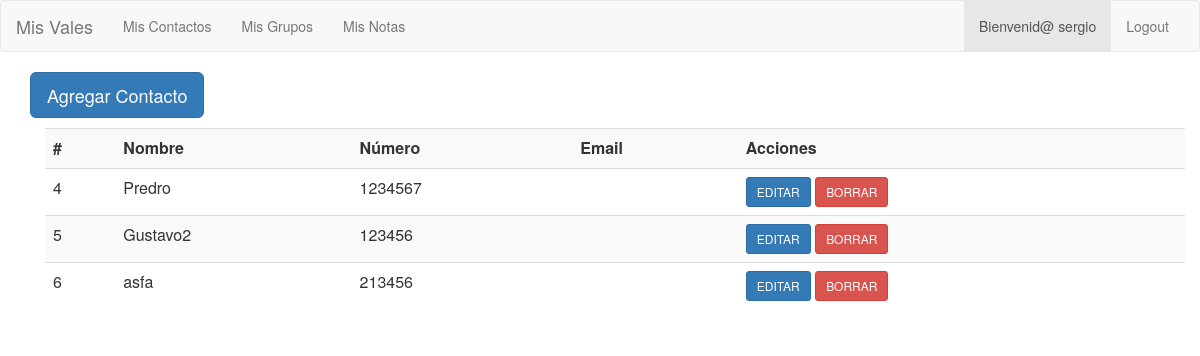
Page /contactos/ (signed in) on the committed database.
### contactos/models.py (models this page shows, shortened)
class Person(models.Model):
    name = models.CharField(max_length=120, verbose_name=u'Nombre')
    last_name = models.CharField(
        max_length=120, blank=True, null=True, verbose_name=u'Apellido'
    )
    number = models.CharField(max_length=10, verbose_name=u'Numero')
    phone_number = models.CharField(
        max_length=10, verbose_name=u'Celular', blank=True
    )
    email = models.EmailField(blank=True, null=True)
    direccion = models.CharField(max_length=200, blank=True, null=True)
    user = models.ForeignKey(User)

### contactos/views.py (the view)
@login_required
def get_contactos(request):
    user = request.user
    contactos = Person.objects.filter(user=user)
    return render(
        request,
        'contactos/contactos.html',
        {'contactos': contactos}
    )

### templates/contactos/contactos.html
{% extends 'bases/base.html' %}
{% block content %}
	<p><a class='btn btn-primary btn-lg' href="{% url 'contactos:person_new' %}">Agregar Contacto</a></p>
	<div class="container">
		<table class="table table-hover table-striped">
			<th>#</th>
			<th>Nombre</th>
			<th>Número</th>
			<th>Email</th>
			<th>Acciones</th>
		{% for contacto in contactos %}
			<tr>
				<td>{{ contacto.pk }}</td>
				<td>{{ contacto.name }} {{ contacto.last_name }}</td>
				<td>{{ contacto.number }}</td>
				<td><a href="mailto:{{ contacto.email }}">{{ contacto.email }}</a></td>
				<td>
					<a href="{% url 'contactos:person_edit' contacto.pk %}" class="btn btn-sm btn-primary">EDITAR</a>
					<a href="{% url 'contactos:person_delete' contacto.pk %}" class="btn btn-sm btn-danger">BORRAR</a>
				</td>
			</tr>
		{% endfor %}
		</table>
	</div>
{% endblock %}

### templates/bases/base.html (shortened to what this page needs)
    {% load staticfiles %}
  <link rel="stylesheet" href="{% static 'css/bootstrap.min.css' %}">
  <link rel="stylesheet" href="{% static 'css/style.css' %}">
</head>
<body>
  <nav class="navbar navbar-default">
    <div class="container-fluid">
      <div class="navbar-header">
        <a class="navbar-brand" href="/">Mis Vales</a>
      </div>
      {% if user.is_authenticated %}
        <div id="navbar" class="navbar-collapse collapse">
          <ul class="nav navbar-nav">
            <li><a href="{% url 'contactos:get_contactos' %}">Mis Contactos</a></li>
            <li><a href="{% url 'grupos:get_grupos' %}">Mis Grupos</a></li>
            <li><a href="{% url 'notas:get_notas' %}">Mis Notas</a></li>
          </ul>
          <ul class="nav navbar-nav navbar-right">
            <li class="active"><a href="#">Bienvenid@ {{ user }} <span class="sr-only">(current)</span></a></li>
            <li><a href="{% url 'accounts:logout' %}">Logout</a></li>
          </ul>
        </div>
      {% endif %}
    </div>
  </nav>
  <div class="container">
    {% block content %}
    {% endblock %}
  </div>
</body>
</html>

### rows in the picture
Person: pk "4", name "Predro", number "1234567"
Person: pk "5", name "Gustavo2", number "123456"
Person: pk "6", name "asfa", number "213456"

### other values in the picture
{{ user }} "sergio"
